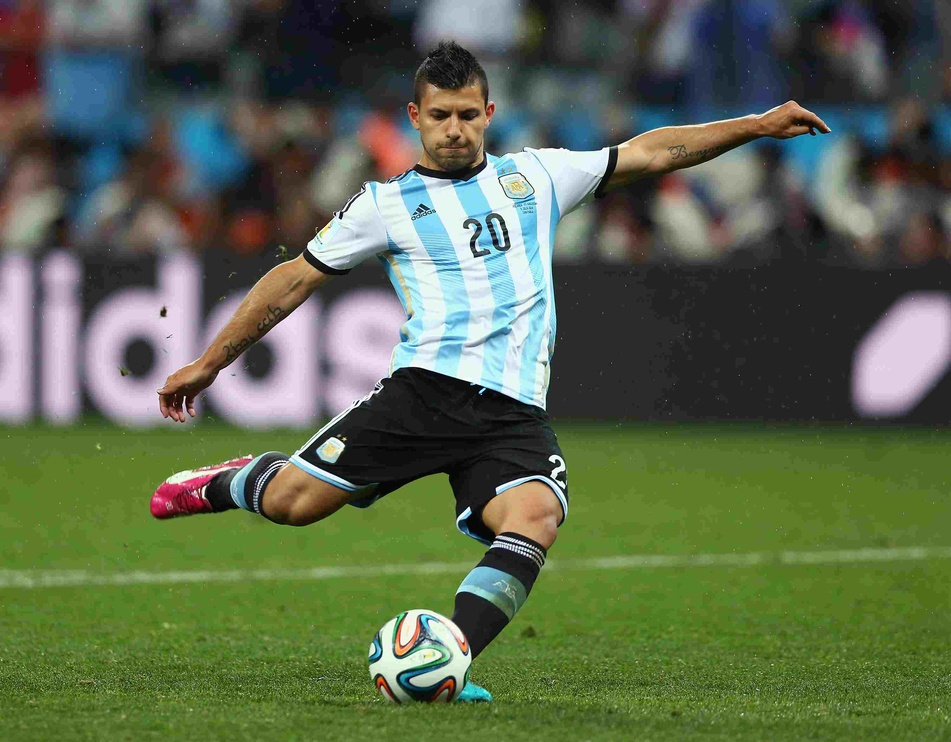
#> input picture try1.jpg, 951 x 742 px, shrunk from 3000 x 2341 before the run
$ python combine.py
#> lines starting #> are read from the running program, lines starting #| are printed output that depends on the picture; after the words box and inside, x2 and y2 are one past the last pixel; in counts of white or black regions, pixels touching at a corner belong together
#> further down, image2 is the input picture: shape (742, 951, 3); mean B, G, R 78, 103.9, 91.8
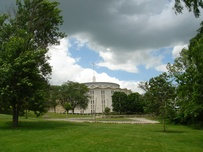
#> input picture d1.jpg, 203 x 152 px, shrunk from 640 x 480 before the run
#> further down, image1 is the input picture: shape (152, 203, 3); mean B, G, R 86.9, 111.8, 97.6
import  copy
import cv2 as cv


def combine_two_color_images_with_anchor(image1, image2, anchor_y, anchor_x):
#> called with anchor_y = 0, anchor_x = 0
    foreground, background = image1.copy(), image2.copy()
    # Check if the foreground is inbound with the new coordinates and raise an error if out of bounds
    background_height = background.shape[0]
#> background_height = 742
    background_width = background.shape[1]
#> background_width = 951
    print(background_height )
#| 742
    print(background_width)
#| 951
    foreground_height = foreground.shape[0]
#> foreground_height = 152
    foreground_width = foreground.shape[1]
#> foreground_width = 203
    if foreground_height+anchor_y > background_height or foreground_width+anchor_x > background_width:
        raise ValueError("The foreground image exceeds the background boundaries at this location")

    alpha =0.5

    # do composite at specified location
    start_y = anchor_y
    start_x = anchor_x
    end_y = anchor_y+foreground_height
#> end_y = 152
    end_x = anchor_x+foreground_width
#> end_x = 203
    blended_portion = cv.addWeighted(foreground,
                alpha,
                background[start_y:end_y, start_x:end_x,:],
                1 - alpha,
                0,
                background)
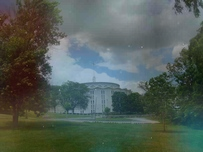
#> blended_portion: shape (152, 203, 3); mean B, G, R 85.3, 92.9, 82
    background[start_y:end_y, start_x:end_x,:] = blended_portion
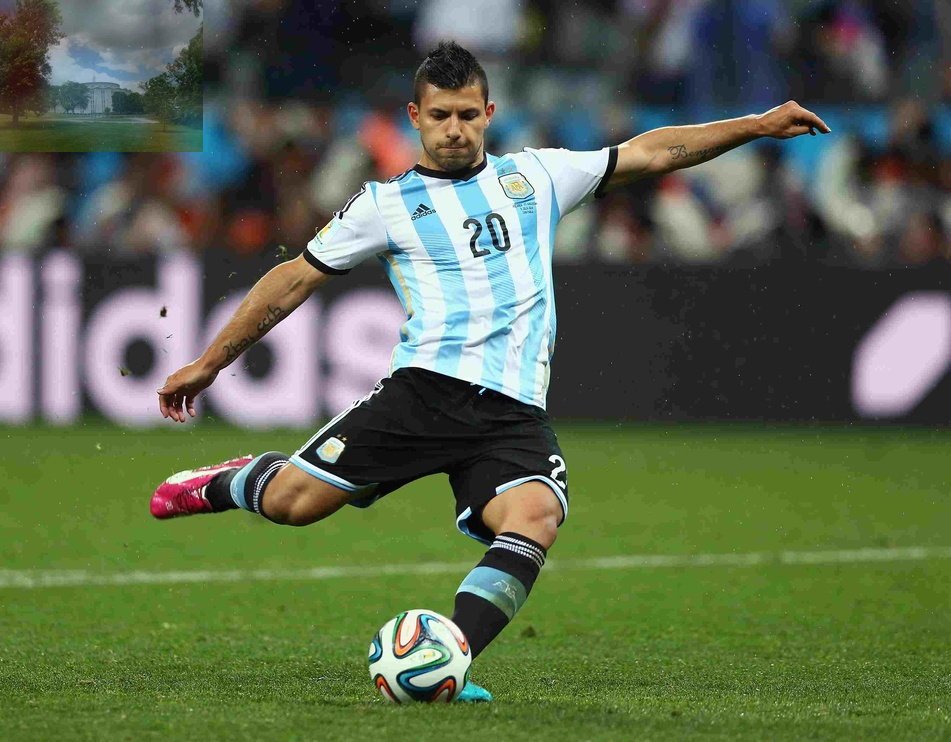
#> background: shape (742, 951, 3); 4.37% of pixels changed, all inside (x1, y1, x2, y2) = (0, 0, 203, 152)
    cv.imshow('composited image', background)
    cv.imwrite('op.jpg',background)

    cv.waitKey(10000)


image2=cv.imread('try1.jpg')
image1=cv.imread('d1.jpg')

combine_two_color_images_with_anchor(image1,image2,0,0)
